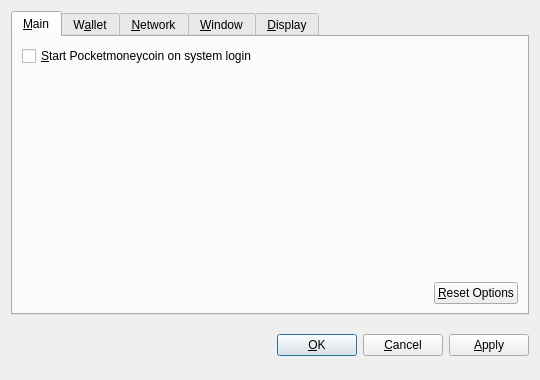
<?xml version="1.0" encoding="UTF-8"?>
<ui version="4.0">
 <class>OptionsDialog</class>
 <widget class="QDialog" name="OptionsDialog">
  <property name="geometry">
   <rect>
    <x>0</x>
    <y>0</y>
    <width>540</width>
    <height>380</height>
   </rect>
  </property>
  <property name="windowTitle">
   <string>Options</string>
  </property>
  <property name="modal">
   <bool>true</bool>
  </property>
  <layout class="QVBoxLayout" name="verticalLayout">
   <item>
    <widget class="QTabWidget" name="tabWidget">
     <property name="tabPosition">
      <enum>QTabWidget::North</enum>
     </property>
     <property name="currentIndex">
      <number>0</number>
     </property>
     <widget class="QWidget" name="tabMain">
      <attribute name="title">
       <string>&amp;Main</string>
      </attribute>
      <layout class="QVBoxLayout" name="verticalLayout_Main">
       <item>
        <widget class="QCheckBox" name="bitcoinAtStartup">
         <property name="toolTip">
          <string>Automatically start Pocketmoneycoin after logging in to the system.</string>
         </property>
         <property name="text">
          <string>&amp;Start Pocketmoneycoin on system login</string>
         </property>
        </widget>
       </item>
       <item>
        <spacer name="verticalSpacer_Main">
         <property name="orientation">
          <enum>Qt::Vertical</enum>
         </property>
         <property name="sizeHint" stdset="0">
          <size>
           <width>20</width>
           <height>40</height>
          </size>
         </property>
        </spacer>
       </item>
       <item>
        <layout class="QHBoxLayout" name="horizontalLayout_2_Main">
         <item>
          <spacer name="horizontalSpacer_2_Main">
           <property name="orientation">
            <enum>Qt::Horizontal</enum>
           </property>
           <property name="sizeHint" stdset="0">
            <size>
             <width>40</width>
             <height>20</height>
            </size>
           </property>
          </spacer>
         </item>
         <item>
          <widget class="QPushButton" name="resetButton">
           <property name="toolTip">
            <string>Reset all client options to default.</string>
           </property>
           <property name="text">
            <string>&amp;Reset Options</string>
           </property>
           <property name="autoDefault">
            <bool>false</bool>
           </property>
          </widget>
         </item>
        </layout>
       </item>
      </layout>
     </widget>
     <widget class="QWidget" name="tabWallet">
      <attribute name="title">
       <string>W&amp;allet</string>
      </attribute>
      <layout class="QVBoxLayout" name="verticalLayout_Network">
       <item>
        <widget class="QLabel" name="transactionFeeInfoLabel">
         <property name="text">
          <string>Optional transaction fee per kB that helps make sure your transactions are processed quickly. Most transactions are 1 kB.</string>
         </property>
         <property name="textFormat">
          <enum>Qt::PlainText</enum>
         </property>
         <property name="wordWrap">
          <bool>true</bool>
         </property>
        </widget>
       </item>
       <item>
        <layout class="QHBoxLayout" name="horizontalLayout_1_Main">
         <item>
          <widget class="QLabel" name="transactionFeeLabel">
           <property name="text">
            <string>Pay transaction &amp;fee</string>
           </property>
           <property name="textFormat">
            <enum>Qt::PlainText</enum>
           </property>
           <property name="buddy">
            <cstring>transactionFee</cstring>
           </property>
          </widget>
         </item>
         <item>
          <widget class="BitcoinAmountField" name="transactionFee"/>
         </item>
         <item>
          <spacer name="horizontalSpacer_1_Main">
           <property name="orientation">
            <enum>Qt::Horizontal</enum>
           </property>
           <property name="sizeHint" stdset="0">
            <size>
             <width>40</width>
             <height>20</height>
            </size>
           </property>
          </spacer>
         </item>
        </layout>
       </item>
       <item>
        <widget class="QLabel" name="label">
         <property name="text">
          <string>If you disable the spending of unconfirmed change, the change from a transaction cannot be used until that transaction has at least one confirmation. This also affects how your balance is computed.</string>
         </property>
         <property name="wordWrap">
          <bool>true</bool>
         </property>
        </widget>
       </item>
       <item>
        <widget class="QCheckBox" name="spendZeroConfChange">
         <property name="text">
          <string>Spend unconfirmed change  (experts only)</string>
         </property>
        </widget>
       </item>
       <item>
        <spacer name="verticalSpacer">
         <property name="orientation">
          <enum>Qt::Vertical</enum>
         </property>
         <property name="sizeHint" stdset="0">
          <size>
           <width>20</width>
           <height>40</height>
          </size>
         </property>
        </spacer>
       </item>
      </layout>
     </widget>
     <widget class="QWidget" name="tabNetwork">
      <attribute name="title">
       <string>&amp;Network</string>
      </attribute>
      <layout class="QVBoxLayout" name="verticalLayout_Network">
       <item>
        <widget class="QCheckBox" name="mapPortUpnp">
         <property name="toolTip">
          <string>Automatically open the Pocketmoneycoin client port on the router. This only works when your router supports UPnP and it is enabled.</string>
         </property>
         <property name="text">
          <string>Map port using &amp;UPnP</string>
         </property>
        </widget>
       </item>
       <item>
        <widget class="QCheckBox" name="connectSocks">
         <property name="toolTip">
          <string>Connect to the Pocketmoneycoin network through a SOCKS proxy (e.g. when connecting through Tor).</string>
         </property>
         <property name="text">
          <string>&amp;Connect through SOCKS proxy:</string>
         </property>
        </widget>
       </item>
       <item>
        <layout class="QHBoxLayout" name="horizontalLayout_Network">
         <item>
          <widget class="QLabel" name="proxyIpLabel">
           <property name="text">
            <string>Proxy &amp;IP:</string>
           </property>
           <property name="textFormat">
            <enum>Qt::PlainText</enum>
           </property>
           <property name="buddy">
            <cstring>proxyIp</cstring>
           </property>
          </widget>
         </item>
         <item>
          <widget class="QValidatedLineEdit" name="proxyIp">
           <property name="maximumSize">
            <size>
             <width>140</width>
             <height>16777215</height>
            </size>
           </property>
           <property name="toolTip">
            <string>IP address of the proxy (e.g. 127.0.0.1)</string>
           </property>
          </widget>
         </item>
         <item>
          <widget class="QLabel" name="proxyPortLabel">
           <property name="text">
            <string>&amp;Port:</string>
           </property>
           <property name="textFormat">
            <enum>Qt::PlainText</enum>
           </property>
           <property name="buddy">
            <cstring>proxyPort</cstring>
           </property>
          </widget>
         </item>
         <item>
          <widget class="QLineEdit" name="proxyPort">
           <property name="maximumSize">
            <size>
             <width>55</width>
             <height>16777215</height>
            </size>
           </property>
           <property name="toolTip">
            <string>Port of the proxy (e.g. 9050)</string>
           </property>
          </widget>
         </item>
         <item>
          <widget class="QLabel" name="socksVersionLabel">
           <property name="text">
            <string>SOCKS &amp;Version:</string>
           </property>
           <property name="textFormat">
            <enum>Qt::PlainText</enum>
           </property>
           <property name="buddy">
            <cstring>socksVersion</cstring>
           </property>
          </widget>
         </item>
         <item>
          <widget class="QValueComboBox" name="socksVersion">
           <property name="toolTip">
            <string>SOCKS version of the proxy (e.g. 5)</string>
           </property>
          </widget>
         </item>
         <item>
          <spacer name="horizontalSpacer_Network">
           <property name="orientation">
            <enum>Qt::Horizontal</enum>
           </property>
           <property name="sizeHint" stdset="0">
            <size>
             <width>40</width>
             <height>20</height>
            </size>
           </property>
          </spacer>
         </item>
        </layout>
       </item>
       <item>
        <spacer name="verticalSpacer_Network">
         <property name="orientation">
          <enum>Qt::Vertical</enum>
         </property>
         <property name="sizeHint" stdset="0">
          <size>
           <width>20</width>
           <height>40</height>
          </size>
         </property>
        </spacer>
       </item>
      </layout>
     </widget>
     <widget class="QWidget" name="tabWindow">
      <attribute name="title">
       <string>&amp;Window</string>
      </attribute>
      <layout class="QVBoxLayout" name="verticalLayout_Window">
       <item>
        <widget class="QCheckBox" name="minimizeToTray">
         <property name="toolTip">
          <string>Show only a tray icon after minimizing the window.</string>
         </property>
         <property name="text">
          <string>&amp;Minimize to the tray instead of the taskbar</string>
         </property>
        </widget>
       </item>
       <item>
        <widget class="QCheckBox" name="minimizeOnClose">
         <property name="toolTip">
          <string>Minimize instead of exit the application when the window is closed. When this option is enabled, the application will be closed only after selecting Quit in the menu.</string>
         </property>
         <property name="text">
          <string>M&amp;inimize on close</string>
         </property>
        </widget>
       </item>
       <item>
        <spacer name="verticalSpacer_Window">
         <property name="orientation">
          <enum>Qt::Vertical</enum>
         </property>
         <property name="sizeHint" stdset="0">
          <size>
           <width>20</width>
           <height>40</height>
          </size>
         </property>
        </spacer>
       </item>
      </layout>
     </widget>
     <widget class="QWidget" name="tabDisplay">
      <attribute name="title">
       <string>&amp;Display</string>
      </attribute>
      <layout class="QVBoxLayout" name="verticalLayout_Display">
       <item>
        <layout class="QHBoxLayout" name="horizontalLayout_1_Display">
         <item>
          <widget class="QLabel" name="langLabel">
           <property name="text">
            <string>User Interface &amp;language:</string>
           </property>
           <property name="textFormat">
            <enum>Qt::PlainText</enum>
           </property>
           <property name="buddy">
            <cstring>lang</cstring>
           </property>
          </widget>
         </item>
         <item>
          <widget class="QValueComboBox" name="lang">
           <property name="toolTip">
            <string>The user interface language can be set here. This setting will take effect after restarting Pocketmoneycoin.</string>
           </property>
          </widget>
         </item>
        </layout>
       </item>
       <item>
        <layout class="QHBoxLayout" name="horizontalLayout_2_Display">
         <item>
          <widget class="QLabel" name="unitLabel">
           <property name="text">
            <string>&amp;Unit to show amounts in:</string>
           </property>
           <property name="textFormat">
            <enum>Qt::PlainText</enum>
           </property>
           <property name="buddy">
            <cstring>unit</cstring>
           </property>
          </widget>
         </item>
         <item>
          <widget class="QValueComboBox" name="unit">
           <property name="toolTip">
            <string>Choose the default subdivision unit to show in the interface and when sending coins.</string>
           </property>
          </widget>
         </item>
        </layout>
       </item>
       <item>
        <widget class="QCheckBox" name="displayAddresses">
         <property name="toolTip">
          <string>Whether to show Pocketmoneycoin addresses in the transaction list or not.</string>
         </property>
         <property name="text">
          <string>&amp;Display addresses in transaction list</string>
         </property>
        </widget>
       </item>
       <item>
        <widget class="QCheckBox" name="coinControlFeatures">
         <property name="toolTip">
          <string>Whether to show coin control features or not.</string>
         </property>
         <property name="text">
          <string>Display coin &amp;control features (experts only!)</string>
         </property>
        </widget>
       </item>
       <item>
        <spacer name="verticalSpacer_Display">
         <property name="orientation">
          <enum>Qt::Vertical</enum>
         </property>
         <property name="sizeHint" stdset="0">
          <size>
           <width>20</width>
           <height>40</height>
          </size>
         </property>
        </spacer>
       </item>
      </layout>
     </widget>
    </widget>
   </item>
   <item>
    <layout class="QHBoxLayout" name="horizontalLayout_Buttons">
     <item>
      <spacer name="horizontalSpacer_1">
       <property name="orientation">
        <enum>Qt::Horizontal</enum>
       </property>
       <property name="sizeHint" stdset="0">
        <size>
         <width>40</width>
         <height>48</height>
        </size>
       </property>
      </spacer>
     </item>
     <item>
      <widget class="QLabel" name="statusLabel">
       <property name="font">
        <font>
         <weight>75</weight>
         <bold>true</bold>
        </font>
       </property>
       <property name="text">
        <string/>
       </property>
       <property name="textFormat">
        <enum>Qt::PlainText</enum>
       </property>
       <property name="wordWrap">
        <bool>true</bool>
       </property>
      </widget>
     </item>
     <item>
      <spacer name="horizontalSpacer_2">
       <property name="orientation">
        <enum>Qt::Horizontal</enum>
       </property>
       <property name="sizeHint" stdset="0">
        <size>
         <width>40</width>
         <height>48</height>
        </size>
       </property>
      </spacer>
     </item>
     <item>
      <widget class="QPushButton" name="okButton">
       <property name="text">
        <string>&amp;OK</string>
       </property>
      </widget>
     </item>
     <item>
      <widget class="QPushButton" name="cancelButton">
       <property name="text">
        <string>&amp;Cancel</string>
       </property>
       <property name="autoDefault">
        <bool>false</bool>
       </property>
      </widget>
     </item>
     <item>
      <widget class="QPushButton" name="applyButton">
       <property name="text">
        <string>&amp;Apply</string>
       </property>
       <property name="autoDefault">
        <bool>false</bool>
       </property>
      </widget>
     </item>
    </layout>
   </item>
  </layout>
 </widget>
 <customwidgets>
  <customwidget>
   <class>BitcoinAmountField</class>
   <extends>QSpinBox</extends>
   <header>bitcoinamountfield.h</header>
  </customwidget>
  <customwidget>
   <class>QValueComboBox</class>
   <extends>QComboBox</extends>
   <header>qvaluecombobox.h</header>
  </customwidget>
  <customwidget>
   <class>QValidatedLineEdit</class>
   <extends>QLineEdit</extends>
   <header>qvalidatedlineedit.h</header>
  </customwidget>
 </customwidgets>
 <resources/>
 <connections/>
</ui>
